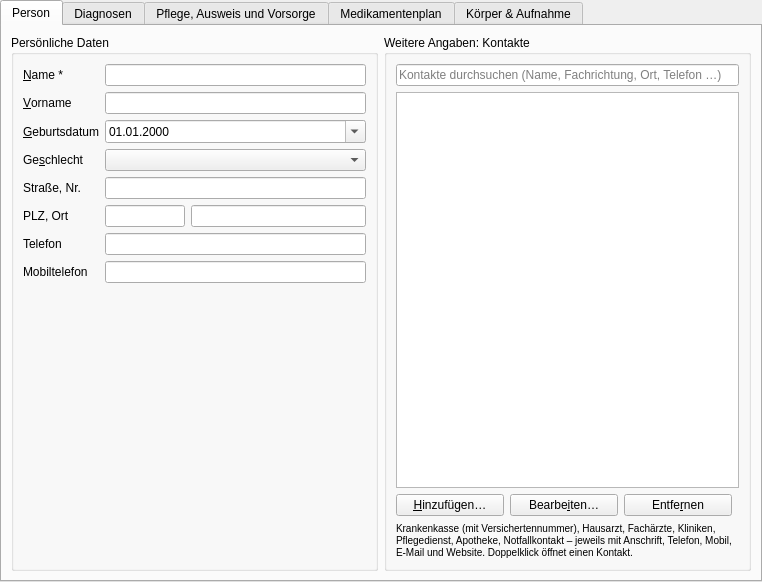
<?xml version="1.0" encoding="UTF-8"?>
<!--
  VitaParms – Stammblatt
  Dieses Formular kann mit Qt Designer angepasst werden.
  Regeln:
   * objectNames der Standardfelder nicht ändern (sonst werden sie ignoriert).
   * Pflichtfeld: lastNameEdit
   * Eigene Felder: dynamische Eigenschaft "vpField" (String) setzen –
     der Wert wird dann automatisch gespeichert.
-->
<ui version="4.0">
 <class>PatientForm</class>
 <widget class="QWidget" name="PatientForm">
  <property name="geometry">
   <rect><x>0</x><y>0</y><width>720</width><height>520</height></rect>
  </property>
  <property name="windowTitle">
   <string>Stammblatt</string>
  </property>
  <property name="formVersion" stdset="0">
   <number>5</number>
  </property>
  <layout class="QVBoxLayout" name="rootLayout">
   <property name="leftMargin"><number>0</number></property>
   <property name="topMargin"><number>0</number></property>
   <property name="rightMargin"><number>0</number></property>
   <property name="bottomMargin"><number>0</number></property>
   <item>
    <widget class="QTabWidget" name="tabWidget">
     <property name="currentIndex"><number>0</number></property>

     <!-- ======================= Person ======================= -->
     <widget class="QWidget" name="personTab">
      <attribute name="title"><string>Person</string></attribute>
      <layout class="QHBoxLayout" name="personLayout">
       <item>
        <widget class="QGroupBox" name="personalGroup">
         <property name="title"><string>Persönliche Daten</string></property>
         <layout class="QFormLayout" name="personalForm">
          <item row="0" column="0">
           <widget class="QLabel" name="lastNameLabel">
            <property name="text"><string>&amp;Name *</string></property>
            <property name="buddy"><cstring>lastNameEdit</cstring></property>
           </widget>
          </item>
          <item row="0" column="1">
           <widget class="QLineEdit" name="lastNameEdit"/>
          </item>
          <item row="1" column="0">
           <widget class="QLabel" name="firstNameLabel">
            <property name="text"><string>&amp;Vorname</string></property>
            <property name="buddy"><cstring>firstNameEdit</cstring></property>
           </widget>
          </item>
          <item row="1" column="1">
           <widget class="QLineEdit" name="firstNameEdit"/>
          </item>
          <item row="2" column="0">
           <widget class="QLabel" name="birthDateLabel">
            <property name="text"><string>&amp;Geburtsdatum</string></property>
            <property name="buddy"><cstring>birthDateEdit</cstring></property>
           </widget>
          </item>
          <item row="2" column="1">
           <widget class="QDateEdit" name="birthDateEdit">
            <property name="displayFormat"><string>dd.MM.yyyy</string></property>
            <property name="calendarPopup"><bool>true</bool></property>
            <property name="specialValueText"><string>—</string></property>
            <property name="minimumDate"><date><year>1900</year><month>1</month><day>1</day></date></property>
           </widget>
          </item>
          <item row="3" column="0">
           <widget class="QLabel" name="sexLabel">
            <property name="text"><string>Ge&amp;schlecht</string></property>
            <property name="buddy"><cstring>sexCombo</cstring></property>
           </widget>
          </item>
          <item row="3" column="1">
           <widget class="QComboBox" name="sexCombo"/>
          </item>
          <item row="4" column="0">
           <widget class="QLabel" name="streetLabel">
            <property name="text"><string>Straße, Nr.</string></property>
            <property name="buddy"><cstring>streetEdit</cstring></property>
           </widget>
          </item>
          <item row="4" column="1">
           <widget class="QLineEdit" name="streetEdit"/>
          </item>
          <item row="5" column="0">
           <widget class="QLabel" name="cityLabel">
            <property name="text"><string>PLZ, Ort</string></property>
            <property name="buddy"><cstring>zipEdit</cstring></property>
           </widget>
          </item>
          <item row="5" column="1">
           <layout class="QHBoxLayout" name="cityLayout">
            <item>
             <widget class="QLineEdit" name="zipEdit">
              <property name="maximumSize"><size><width>80</width><height>16777215</height></size></property>
             </widget>
            </item>
            <item>
             <widget class="QLineEdit" name="cityEdit"/>
            </item>
           </layout>
          </item>
          <item row="6" column="0">
           <widget class="QLabel" name="phoneLabel">
            <property name="text"><string>Telefon</string></property>
            <property name="buddy"><cstring>phoneEdit</cstring></property>
           </widget>
          </item>
          <item row="6" column="1">
           <widget class="QLineEdit" name="phoneEdit"/>
          </item>
          <item row="7" column="0">
           <widget class="QLabel" name="mobileLabel">
            <property name="text"><string>Mobiltelefon</string></property>
            <property name="buddy"><cstring>mobileEdit</cstring></property>
           </widget>
          </item>
          <item row="7" column="1">
           <widget class="QLineEdit" name="mobileEdit"/>
          </item>
         </layout>
        </widget>
       </item>
       <item>
        <widget class="QGroupBox" name="extraGroup">
         <property name="title"><string>Weitere Angaben: Kontakte</string></property>
         <layout class="QVBoxLayout" name="contactLayout">
          <item>
           <widget class="QLineEdit" name="contactSearchEdit">
            <property name="placeholderText"><string>Kontakte durchsuchen (Name, Fachrichtung, Ort, Telefon …)</string></property>
            <property name="clearButtonEnabled"><bool>true</bool></property>
           </widget>
          </item>
          <item>
           <widget class="QTableWidget" name="contactTable">
            <property name="minimumSize"><size><width>300</width><height>160</height></size></property>
           </widget>
          </item>
          <item>
           <layout class="QHBoxLayout" name="contactButtons">
            <item>
             <widget class="QPushButton" name="addContactButton">
              <property name="text"><string>&amp;Hinzufügen…</string></property>
             </widget>
            </item>
            <item>
             <widget class="QPushButton" name="editContactButton">
              <property name="text"><string>Bearbe&amp;iten…</string></property>
             </widget>
            </item>
            <item>
             <widget class="QPushButton" name="deleteContactButton">
              <property name="text"><string>Entfe&amp;rnen</string></property>
             </widget>
            </item>
            <item>
             <spacer name="contactSpacer">
              <property name="orientation"><enum>Qt::Horizontal</enum></property>
             </spacer>
            </item>
           </layout>
          </item>
          <item>
           <widget class="QLabel" name="contactHintLabel">
            <property name="text"><string>&lt;small&gt;Krankenkasse (mit Versichertennummer), Hausarzt, Fachärzte, Kliniken, Pflegedienst, Apotheke, Notfallkontakt – jeweils mit Anschrift, Telefon, Mobil, E-Mail und Website. Doppelklick öffnet einen Kontakt.&lt;/small&gt;</string></property>
            <property name="wordWrap"><bool>true</bool></property>
           </widget>
          </item>
         </layout>
        </widget>
       </item>
      </layout>
     </widget>

     <!-- ===================== Diagnosen ===================== -->
     <widget class="QWidget" name="diagnosesTab">
      <attribute name="title"><string>Diagnosen</string></attribute>
      <layout class="QVBoxLayout" name="diagnosesLayout">
       <item>
        <widget class="QLabel" name="diagnosesLabel">
         <property name="text"><string>&amp;Diagnosen (eine pro Zeile, gern mit ICD-10-Code):</string></property>
         <property name="buddy"><cstring>diagnosesEdit</cstring></property>
        </widget>
       </item>
       <item>
        <widget class="QPlainTextEdit" name="diagnosesEdit"/>
       </item>
       <item>
        <widget class="QLabel" name="allergiesLabel">
         <property name="text"><string>&amp;Allergien / Unverträglichkeiten:</string></property>
         <property name="buddy"><cstring>allergiesEdit</cstring></property>
        </widget>
       </item>
       <item>
        <widget class="QPlainTextEdit" name="allergiesEdit">
         <property name="maximumSize"><size><width>16777215</width><height>70</height></size></property>
         <property name="vpField" stdset="0"><string notr="true">Allergien</string></property>
        </widget>
       </item>
       <item>
        <widget class="QLabel" name="notesLabel">
         <property name="text"><string>&amp;Bemerkungen:</string></property>
         <property name="buddy"><cstring>notesEdit</cstring></property>
        </widget>
       </item>
       <item>
        <widget class="QPlainTextEdit" name="notesEdit">
         <property name="maximumSize"><size><width>16777215</width><height>90</height></size></property>
        </widget>
       </item>
      </layout>
     </widget>

     <!-- ============ Pflegegrad und Schwerbehindertenausweis ============ -->
     <widget class="QWidget" name="careTab">
      <attribute name="title"><string>Pflege, Ausweis und Vorsorge</string></attribute>
      <layout class="QVBoxLayout" name="careLayout">
       <item>
        <widget class="QGroupBox" name="careGroup">
         <property name="title"><string>Pflegegrad</string></property>
         <layout class="QFormLayout" name="careForm">
          <item row="0" column="0">
           <widget class="QLabel" name="careLevelLabel">
            <property name="text"><string>&amp;Pflegegrad</string></property>
            <property name="buddy"><cstring>careLevelCombo</cstring></property>
           </widget>
          </item>
          <item row="0" column="1">
           <widget class="QComboBox" name="careLevelCombo">
            <item><property name="text"><string>kein Pflegegrad</string></property></item>
            <item><property name="text"><string>Pflegegrad 1 – geringe Beeinträchtigung</string></property></item>
            <item><property name="text"><string>Pflegegrad 2 – erhebliche Beeinträchtigung</string></property></item>
            <item><property name="text"><string>Pflegegrad 3 – schwere Beeinträchtigung</string></property></item>
            <item><property name="text"><string>Pflegegrad 4 – schwerste Beeinträchtigung</string></property></item>
            <item><property name="text"><string>Pflegegrad 5 – schwerste Beeinträchtigung mit besonderen Anforderungen</string></property></item>
           </widget>
          </item>
          <item row="1" column="0">
           <widget class="QLabel" name="careReviewLabel">
            <property name="text"><string>&amp;Nächste Überprüfung</string></property>
            <property name="buddy"><cstring>careReviewEdit</cstring></property>
           </widget>
          </item>
          <item row="1" column="1">
           <widget class="QDateEdit" name="careReviewEdit">
            <property name="displayFormat"><string>dd.MM.yyyy</string></property>
            <property name="calendarPopup"><bool>true</bool></property>
            <property name="specialValueText"><string>—</string></property>
            <property name="minimumDate"><date><year>2000</year><month>1</month><day>1</day></date></property>
           </widget>
          </item>
          <item row="2" column="0" colspan="2">
           <widget class="QLabel" name="careHintLabel">
            <property name="text"><string>&lt;small&gt;Termin der nächsten Begutachtung durch den Medizinischen Dienst (falls im Bescheid genannt).&lt;/small&gt;</string></property>
            <property name="wordWrap"><bool>true</bool></property>
           </widget>
          </item>
         </layout>
        </widget>
       </item>
       <item>
        <widget class="QGroupBox" name="disabilityGroup">
         <property name="title"><string>Schwerbehindertenausweis</string></property>
         <layout class="QFormLayout" name="disabilityForm">
          <item row="0" column="0">
           <widget class="QLabel" name="disabilityDegreeLabel">
            <property name="text"><string>&amp;Grad der Behinderung</string></property>
            <property name="buddy"><cstring>disabilityDegreeSpin</cstring></property>
           </widget>
          </item>
          <item row="0" column="1">
           <widget class="QSpinBox" name="disabilityDegreeSpin">
            <property name="specialValueText"><string>kein Ausweis</string></property>
            <property name="prefix"><string>GdB </string></property>
            <property name="minimum"><number>0</number></property>
            <property name="maximum"><number>100</number></property>
            <property name="singleStep"><number>10</number></property>
           </widget>
          </item>
          <item row="1" column="0">
           <widget class="QLabel" name="disabilityMarksLabel">
            <property name="text"><string>Merkzeichen</string></property>
           </widget>
          </item>
          <item row="1" column="1">
           <widget class="QWidget" name="disabilityMarksBox"/>
          </item>
          <item row="2" column="0">
           <widget class="QLabel" name="disabilityValidLabel">
            <property name="text"><string>Gültig &amp;bis</string></property>
            <property name="buddy"><cstring>disabilityValidEdit</cstring></property>
           </widget>
          </item>
          <item row="2" column="1">
           <layout class="QHBoxLayout" name="disabilityValidLayout">
            <item>
             <widget class="QDateEdit" name="disabilityValidEdit">
              <property name="displayFormat"><string>dd.MM.yyyy</string></property>
              <property name="calendarPopup"><bool>true</bool></property>
             </widget>
            </item>
            <item>
             <widget class="QCheckBox" name="disabilityUnlimitedCheck">
              <property name="text"><string>&amp;unbefristet</string></property>
             </widget>
            </item>
            <item>
             <spacer name="disabilityValidSpacer">
              <property name="orientation"><enum>Qt::Horizontal</enum></property>
             </spacer>
            </item>
           </layout>
          </item>
         </layout>
        </widget>
       </item>
       <item>
        <spacer name="careSpacer">
         <property name="orientation"><enum>Qt::Vertical</enum></property>
        </spacer>
       </item>
      </layout>
     </widget>

     <!-- ================== Medikamentenplan ================== -->
     <widget class="QWidget" name="medicationTab">
      <attribute name="title"><string>Medikamentenplan</string></attribute>
      <layout class="QVBoxLayout" name="medicationLayout">
       <item>
        <widget class="QTableWidget" name="medicationTable">
         <property name="editTriggers"><set>QAbstractItemView::NoEditTriggers</set></property>
         <property name="selectionBehavior"><enum>QAbstractItemView::SelectRows</enum></property>
         <property name="selectionMode"><enum>QAbstractItemView::SingleSelection</enum></property>
         <property name="alternatingRowColors"><bool>true</bool></property>
        </widget>
       </item>
       <item>
        <layout class="QHBoxLayout" name="medicationButtons">
         <item>
          <widget class="QPushButton" name="addMedicationButton">
           <property name="text"><string>&amp;Hinzufügen…</string></property>
          </widget>
         </item>
         <item>
          <widget class="QPushButton" name="editMedicationButton">
           <property name="text"><string>&amp;Bearbeiten…</string></property>
          </widget>
         </item>
         <item>
          <widget class="QPushButton" name="archiveMedicationButton">
           <property name="text"><string>&amp;Absetzen…</string></property>
          </widget>
         </item>
         <item>
          <widget class="QPushButton" name="deleteMedicationButton">
           <property name="text"><string>&amp;Löschen</string></property>
          </widget>
         </item>
         <item>
          <widget class="QPushButton" name="leafletMedicationButton">
           <property name="text"><string>&amp;Beipackzettel…</string></property>
           <property name="toolTip"><string>Beipackzettel des Medikaments im Internet abrufen und anzeigen</string></property>
          </widget>
         </item>
         <item>
          <spacer name="medicationSpacer">
           <property name="orientation"><enum>Qt::Horizontal</enum></property>
          </spacer>
         </item>
         <item>
          <widget class="QCheckBox" name="showArchivedCheck">
           <property name="text"><string>Historie an&amp;zeigen</string></property>
          </widget>
         </item>
         <item>
          <widget class="QPushButton" name="searchMedicationButton">
           <property name="text"><string>&amp;Suchen…</string></property>
           <property name="toolTip"><string>BtM, Schmerzmittel oder Blutverdünner im Medikamentenplan suchen – mit Dosierung und Einnahmemenge</string></property>
          </widget>
         </item>
         <item>
          <widget class="QPushButton" name="printMedicationButton">
           <property name="text"><string>&amp;Drucken…</string></property>
          </widget>
         </item>
        </layout>
       </item>
      </layout>
     </widget>

     <!-- ================= Körper & Aufnahme ================= -->
     <widget class="QWidget" name="bodyTab">
      <attribute name="title"><string>Körper &amp;&amp; Aufnahme</string></attribute>
      <layout class="QVBoxLayout" name="bodyLayout">
       <item>
        <widget class="QGroupBox" name="bioSexGroup">
         <property name="title"><string>Biologisches Geschlecht</string></property>
         <layout class="QFormLayout" name="bioSexForm">
          <item row="0" column="0">
           <widget class="QLabel" name="bioSexLabel">
            <property name="text"><string>Für &amp;Normwerte</string></property>
            <property name="buddy"><cstring>bioSexCombo</cstring></property>
           </widget>
          </item>
          <item row="0" column="1">
           <widget class="QComboBox" name="bioSexCombo">
            <property name="toolTip"><string>Normwerttabellen (z. B. Peak-Flow-Sollwerte) richten sich nach dem biologischen Geschlecht. Es folgt dem Feld „Geschlecht“ – ändern Sie es nur, wenn das nicht passt oder dort „divers“ steht.</string></property>
           </widget>
          </item>
          <item row="1" column="0" colspan="2">
           <widget class="QLabel" name="bioSexInfoLabel">
            <property name="wordWrap"><bool>true</bool></property>
           </widget>
          </item>
         </layout>
        </widget>
       </item>
       <item>
        <widget class="QGroupBox" name="amputationGroup">
         <property name="title"><string>Gliedmaßen (für die BMI-Korrektur)</string></property>
         <layout class="QGridLayout" name="amputationGrid">
          <item row="0" column="1">
           <widget class="QLabel" name="leftHeader">
            <property name="text"><string>&lt;b&gt;links&lt;/b&gt;</string></property>
           </widget>
          </item>
          <item row="0" column="2">
           <widget class="QLabel" name="rightHeader">
            <property name="text"><string>&lt;b&gt;rechts&lt;/b&gt;</string></property>
           </widget>
          </item>
          <item row="1" column="0">
           <widget class="QLabel" name="armLabel">
            <property name="text"><string>Arm:</string></property>
           </widget>
          </item>
          <item row="1" column="1">
           <widget class="QComboBox" name="armLeftCombo"/>
          </item>
          <item row="1" column="2">
           <widget class="QComboBox" name="armRightCombo"/>
          </item>
          <item row="2" column="0">
           <widget class="QLabel" name="legLabel">
            <property name="text"><string>Bein:</string></property>
           </widget>
          </item>
          <item row="2" column="1">
           <widget class="QComboBox" name="legLeftCombo"/>
          </item>
          <item row="2" column="2">
           <widget class="QComboBox" name="legRightCombo"/>
          </item>
          <item row="3" column="0" colspan="3">
           <widget class="QLabel" name="amputationInfoLabel">
            <property name="wordWrap"><bool>true</bool></property>
           </widget>
          </item>
         </layout>
        </widget>
       </item>
       <item>
        <widget class="QGroupBox" name="peakFlowGroup">
         <property name="title"><string>Peak Flow (Asthma, COPD)</string></property>
         <layout class="QFormLayout" name="peakFlowForm">
          <item row="0" column="0">
           <widget class="QLabel" name="peakFlowBestLabel">
            <property name="text"><string>Persönlicher &amp;Bestwert</string></property>
            <property name="buddy"><cstring>peakFlowBestSpin</cstring></property>
           </widget>
          </item>
          <item row="0" column="1">
           <widget class="QSpinBox" name="peakFlowBestSpin">
            <property name="toolTip"><string>Höchster Peak-Flow-Wert in einer beschwerdefreien Zeit, mit dem Arzt festgelegt. Ist er eingetragen, beziehen sich die Warnhinweise auf ihn statt auf den Sollwert.</string></property>
            <property name="specialValueText"><string>—</string></property>
            <property name="suffix"><string> l/min</string></property>
            <property name="minimum"><number>0</number></property>
            <property name="maximum"><number>900</number></property>
            <property name="singleStep"><number>10</number></property>
           </widget>
          </item>
          <item row="1" column="0" colspan="2">
           <widget class="QLabel" name="peakFlowInfoLabel">
            <property name="wordWrap"><bool>true</bool></property>
           </widget>
          </item>
         </layout>
        </widget>
       </item>
       <item>
        <layout class="QHBoxLayout" name="targetsRow">
         <item>
          <widget class="QGroupBox" name="inrGroup">
           <property name="title"><string>Gerinnung (INR)</string></property>
           <layout class="QFormLayout" name="inrForm">
            <item row="0" column="0">
             <widget class="QLabel" name="inrRangeLabel">
              <property name="text"><string>&amp;Zielbereich</string></property>
              <property name="buddy"><cstring>inrLowSpin</cstring></property>
             </widget>
            </item>
            <item row="0" column="1">
             <layout class="QHBoxLayout" name="inrRangeRow">
              <item>
               <widget class="QDoubleSpinBox" name="inrLowSpin">
                <property name="toolTip"><string>Ärztlich festgelegter INR-Zielbereich (z. B. 2,0–3,0, bei künstlichen Herzklappen oft 2,5–3,5). Leer: Standard 2,0–3,0.</string></property>
                <property name="specialValueText"><string>—</string></property>
                <property name="decimals"><number>1</number></property>
                <property name="maximum"><double>6.000000000000000</double></property>
                <property name="singleStep"><double>0.100000000000000</double></property>
               </widget>
              </item>
              <item>
               <widget class="QLabel" name="inrDashLabel">
                <property name="text"><string notr="true">–</string></property>
               </widget>
              </item>
              <item>
               <widget class="QDoubleSpinBox" name="inrHighSpin">
                <property name="specialValueText"><string>—</string></property>
                <property name="decimals"><number>1</number></property>
                <property name="maximum"><double>8.000000000000000</double></property>
                <property name="singleStep"><double>0.100000000000000</double></property>
               </widget>
              </item>
             </layout>
            </item>
            <item row="1" column="0" colspan="2">
             <widget class="QLabel" name="inrInfoLabel">
              <property name="wordWrap"><bool>true</bool></property>
             </widget>
            </item>
           </layout>
          </widget>
         </item>
         <item>
          <widget class="QGroupBox" name="fluidGroup">
           <property name="title"><string>Trinkmenge und Gewicht</string></property>
           <layout class="QFormLayout" name="fluidForm">
            <item row="0" column="0">
             <widget class="QLabel" name="fluidMinLabel">
              <property name="text"><string>Trinkmenge &amp;mindestens</string></property>
              <property name="buddy"><cstring>fluidMinSpin</cstring></property>
             </widget>
            </item>
            <item row="0" column="1">
             <widget class="QSpinBox" name="fluidMinSpin">
              <property name="toolTip"><string>Hinweis, wenn an einem Tag weniger getrunken wurde (Einfuhr)</string></property>
              <property name="specialValueText"><string>—</string></property>
              <property name="suffix"><string> ml/Tag</string></property>
              <property name="maximum"><number>5000</number></property>
              <property name="singleStep"><number>100</number></property>
             </widget>
            </item>
            <item row="1" column="0">
             <widget class="QLabel" name="fluidMaxLabel">
              <property name="text"><string>Trinkmenge &amp;höchstens</string></property>
              <property name="buddy"><cstring>fluidMaxSpin</cstring></property>
             </widget>
            </item>
            <item row="1" column="1">
             <widget class="QSpinBox" name="fluidMaxSpin">
              <property name="toolTip"><string>Ärztlich verordnete Trinkmengenbegrenzung (z. B. bei Herzschwäche oder Dialyse)</string></property>
              <property name="specialValueText"><string>—</string></property>
              <property name="suffix"><string> ml/Tag</string></property>
              <property name="maximum"><number>5000</number></property>
              <property name="singleStep"><number>100</number></property>
             </widget>
            </item>
            <item row="2" column="0">
             <widget class="QLabel" name="weightWatchLabel">
              <property name="text"><string>Ge&amp;wichtszunahme melden ab</string></property>
              <property name="buddy"><cstring>weightWatchSpin</cstring></property>
             </widget>
            </item>
            <item row="2" column="1">
             <widget class="QDoubleSpinBox" name="weightWatchSpin">
              <property name="toolTip"><string>Bei Herzschwäche üblich: Hinweis, wenn das Gewicht in 3 Tagen um mehr als 2 kg steigt (Wassereinlagerung)</string></property>
              <property name="specialValueText"><string>aus</string></property>
              <property name="suffix"><string> kg in 3 Tagen</string></property>
              <property name="decimals"><number>1</number></property>
              <property name="maximum"><double>5.000000000000000</double></property>
              <property name="singleStep"><double>0.500000000000000</double></property>
             </widget>
            </item>
           </layout>
          </widget>
         </item>
        </layout>
       </item>
       <item>
        <widget class="QGroupBox" name="admissionGroup">
         <property name="title"><string>Vitalwerte bei Aufnahme</string></property>
         <layout class="QVBoxLayout" name="admissionLayout">
          <item>
           <widget class="QLabel" name="admissionLabel">
            <property name="wordWrap"><bool>true</bool></property>
            <property name="textInteractionFlags"><set>Qt::TextSelectableByMouse</set></property>
           </widget>
          </item>
          <item>
           <layout class="QHBoxLayout" name="admissionButtonRow">
            <item>
             <widget class="QPushButton" name="admissionButton">
              <property name="text"><string>Aufnahmewerte &amp;erfassen…</string></property>
             </widget>
            </item>
            <item>
             <spacer name="admissionSpacer">
              <property name="orientation"><enum>Qt::Horizontal</enum></property>
             </spacer>
            </item>
           </layout>
          </item>
         </layout>
        </widget>
       </item>
       <item>
        <spacer name="bodySpacer">
         <property name="orientation"><enum>Qt::Vertical</enum></property>
        </spacer>
       </item>
      </layout>
     </widget>
    </widget>
   </item>
  </layout>
 </widget>
 <tabstops>
  <tabstop>lastNameEdit</tabstop>
  <tabstop>firstNameEdit</tabstop>
  <tabstop>birthDateEdit</tabstop>
  <tabstop>sexCombo</tabstop>
  <tabstop>streetEdit</tabstop>
  <tabstop>zipEdit</tabstop>
  <tabstop>cityEdit</tabstop>
  <tabstop>phoneEdit</tabstop>
  <tabstop>mobileEdit</tabstop>
 </tabstops>
 <resources/>
 <connections/>
</ui>
